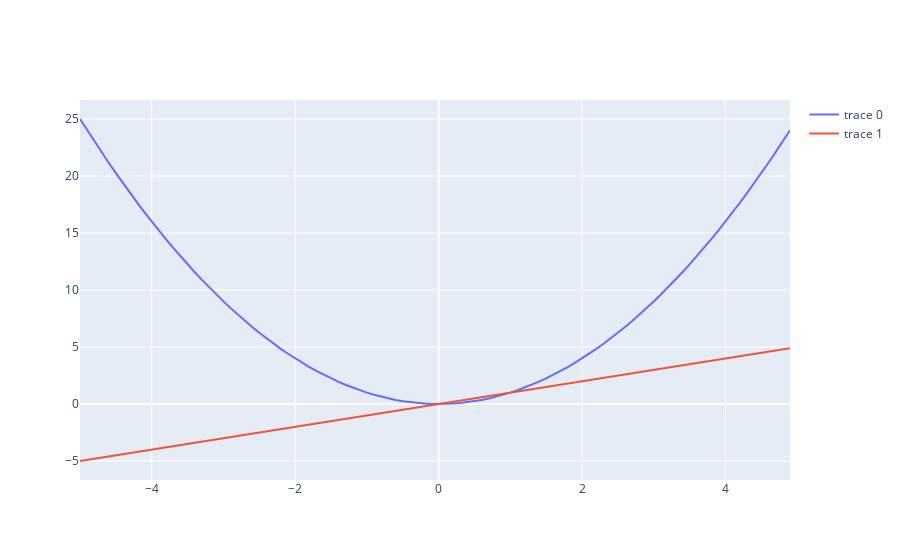

The notebook cell saved with this chart:
### Markdown cell above
Как видим, отличия не только в коде, но и в результате — получилась гладкая кривая.

Кроме того, такой способ позволит нам нанести на график столько кривых, сколько мы хотим:

### Code cell
fig = go.Figure()
fig.add_trace(go.Scatter(x=x, y=f(x)))
fig.add_trace(go.Scatter(x=x, y=x))
fig.show()
